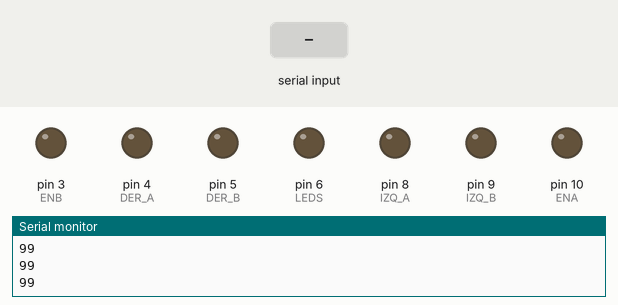
Recording of a sketch running on a simulated Arduino Uno, built with avr-gcc and run on an emulated ATmega328P. On the bench: output pins drawn as LEDs (lit = HIGH), the last lines printed to the serial monitor. The test bench sets the inputs (shaded band).

Above: at 1.2 s.
1.3 s: "q" received over Serial
At 1.7 s:
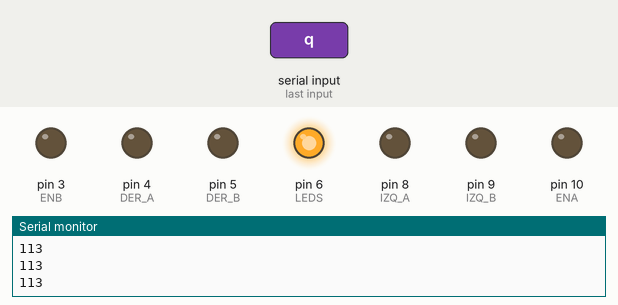
2.8 s: "a" received over Serial
At 4.0 s:
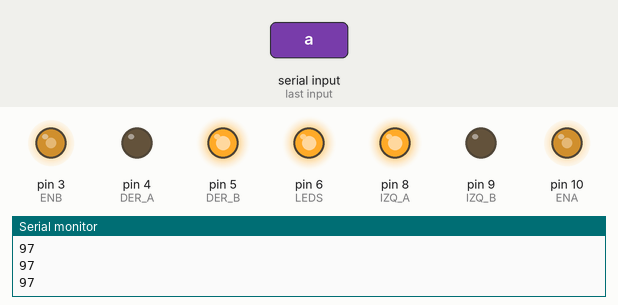
4.3 s: "w" received over Serial
At 5.1 s:
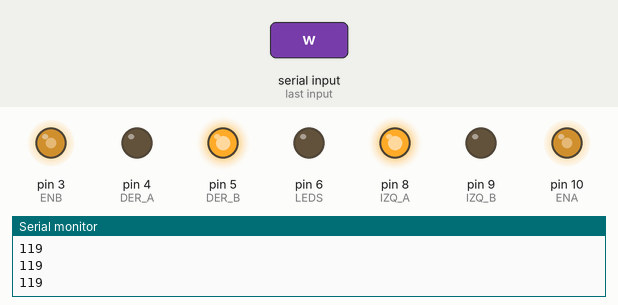
5.8 s: "b" received over Serial
At 6.4 s:
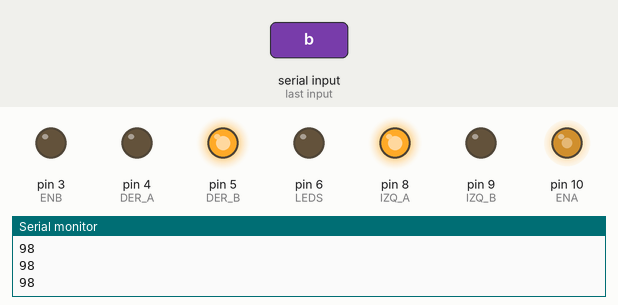
7.3 s: "d" received over Serial
At 8.5 s:
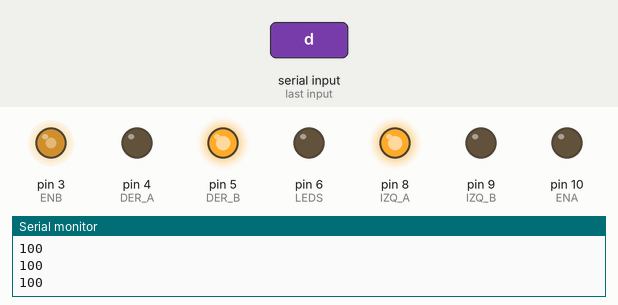
8.8 s: "e" received over Serial
At 9.3 s:
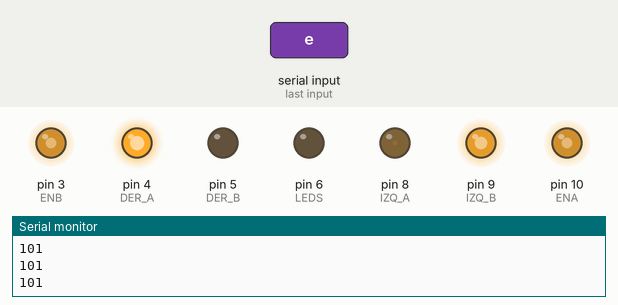
Timing chart, 0 to 11.3 s (numbered marks = the images above; inputs shaded):
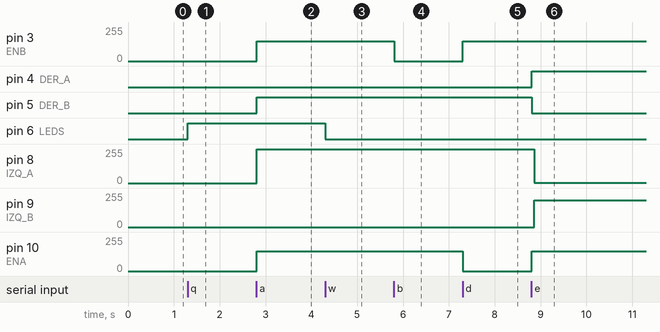

The sketch:

codigo.ino
```cpp
int VMAX = 250;
int VMIN = 200;

int LEDS = 6;
int ESTADO = 'c';

int IZQ_A = 8;
int IZQ_B = 9;
int DER_A = 4;
int DER_B = 5;

int ENB = 3;
int ENA = 10;

int VACTUAL = VMIN;

void setup(){
	Serial.begin(9600);
	pinMode(DER_A, OUTPUT);
	pinMode(DER_B, OUTPUT);
	pinMode(IZQ_A, OUTPUT);
	pinMode(IZQ_B, OUTPUT);
	pinMode(LEDS, OUTPUT);
}

void loop(){

	if(Serial.available()>0){
		ESTADO = recibirDatos();
	}

	Serial.println(ESTADO);
	switch(ESTADO){
		case 'r':
			VACTUAL = VMAX;
			break;
		case 'l':
			VACTUAL = VMIN;
			break;
		case 'q':
			digitalWrite(LEDS,HIGH);
			break;
		case 'w':
			digitalWrite(LEDS,LOW);
			break;
		case 'a':
			irAdelante();
			break;
		case 'b':
			pararIzq();
			break;
		case 'c':
			parar();
			break;
		case 'd':
			pararDer();
			break;
		case 'e':
			retrocederDer();
			retrocederIzq();
			break;
		default:
			break;
	}
}

int recibirDatos(){
  return Serial.read();
}

void irAdelante(){
	digitalWrite(DER_A, LOW);
	digitalWrite(DER_B, HIGH);
	analogWrite(ENB, 150);
	digitalWrite(IZQ_A, HIGH);
	digitalWrite(IZQ_B, LOW);
	analogWrite(ENA, 150);
}

void parar(){
	analogWrite(ENB, 0);
	analogWrite(ENA, 0);
}

void retrocederDer(){
	digitalWrite(DER_A, HIGH);
	digitalWrite(DER_B, LOW);
	analogWrite(ENB, 150);
	digitalWrite(IZQ_A, HIGH);
	digitalWrite(IZQ_B, LOW);
	analogWrite(ENA, 150);
}

void retrocederIzq(){
	analogWrite(IZQ_A, 0);
	analogWrite(IZQ_B, VACTUAL);
}

void pararDer(){
	digitalWrite(DER_A, LOW);
	digitalWrite(DER_B, HIGH);
	analogWrite(ENB, 150);
	analogWrite(ENA, 0);
}

void pararIzq(){
	digitalWrite(DER_A, LOW);
	digitalWrite(DER_B, HIGH);
	analogWrite(ENB, 0);
	digitalWrite(IZQ_A, HIGH);
	digitalWrite(IZQ_B, LOW);
	analogWrite(ENA, 150);
}
```

Measured:
- after the input at 1.3 s, pin 6 (LEDS): LOW → HIGH at once
- after the input at 2.8 s, pin 3 (ENB), pin 10 (ENA): 0/255 → 150/255 at once; pin 5 (DER_B): LOW → HIGH at once; pin 8 (IZQ_A): 0/255 → 255/255 at once
- after the input at 4.3 s, pin 6 (LEDS): HIGH → LOW at once
- after the input at 5.8 s, pin 3 (ENB): 150/255 → 0/255 at once
- after the input at 7.3 s, pin 3 (ENB): 0/255 → 150/255 at once; pin 10 (ENA): 150/255 → 0/255 at once
- after the input at 8.8 s, pin 4 (DER_A): LOW → HIGH at once; pin 5 (DER_B): HIGH → LOW at once; pin 8 (IZQ_A): 255/255 → 1/255 after 0.06 s; pin 9 (IZQ_B): 0/255 → 199/255 after 0.06 s; pin 10 (ENA): 0/255 → 150/255 at once
